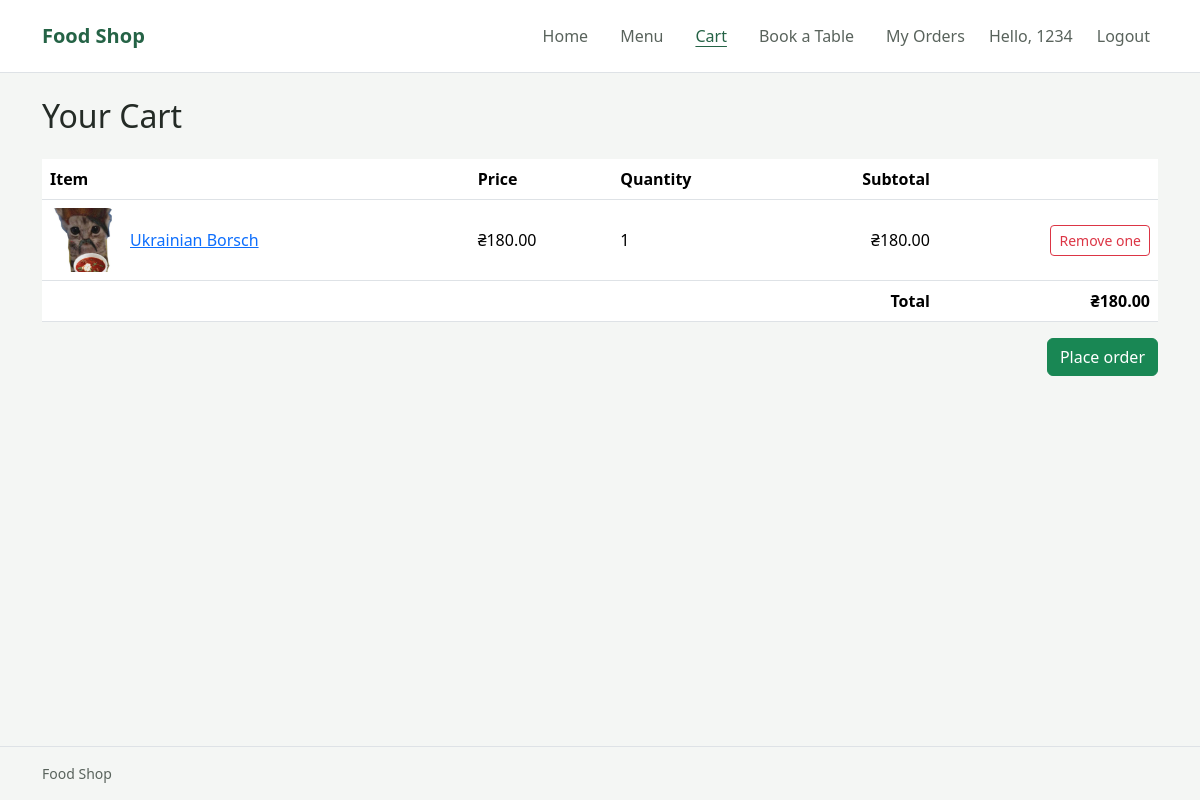
/orders (signed in), run on the app's committed database.
### database.py (models this page shows)
class Base(DeclarativeBase):
    pass

class Users(Base):
    __tablename__ = "users"
    orders: Mapped[list["Orders"]] = relationship("Orders", back_populates="user")
    customer_orders: Mapped[list["CustomerOrder"]] = relationship(
        "CustomerOrder", back_populates="user"
    )
    reservations: Mapped[list["Reservation"]] = relationship(
        "Reservation", back_populates="user"
    )
    id: Mapped[int] = mapped_column(primary_key=True)
    username: Mapped[str] = mapped_column(String(100), unique=True)
    password: Mapped[str] = mapped_column(String(255))
    is_admin: Mapped[bool] = mapped_column(Boolean, default=False, nullable=False)

class Orders(Base):
    __tablename__ = "orders"
    id: Mapped[int] = mapped_column(primary_key=True)
    user_id: Mapped[int] = mapped_column(ForeignKey("users.id"))
    product_id: Mapped[int] = mapped_column(ForeignKey("products.id"))
    customer_order_id: Mapped[int | None] = mapped_column(
        ForeignKey("customer_orders.id"), nullable=True
    )
    quantity: Mapped[int] = mapped_column()
    user: Mapped["Users"] = relationship("Users", back_populates="orders")
    product: Mapped["Product"] = relationship("Product", back_populates="orders")
    customer_order: Mapped["CustomerOrder | None"] = relationship(
        "CustomerOrder", back_populates="items"
    )

class Product(Base):
    __tablename__ = "products"
    orders: Mapped[list["Orders"]] = relationship("Orders", back_populates="product")
    id: Mapped[int] = mapped_column(primary_key=True)
    name: Mapped[str] = mapped_column(String(100))
    price: Mapped[Decimal] = mapped_column(Numeric(10, 2))
    category: Mapped[str] = mapped_column(String(100))
    description: Mapped[str] = mapped_column(String(500), default="")
    image: Mapped[str] = mapped_column(String(100), default="")
    available: Mapped[bool] = mapped_column(Boolean, default=True, nullable=False)

### main.py (the view)
@app.route('/orders')
def orders():
    if g.user is None:
        flash('Please log in to view your cart.', 'warning')
        return redirect(url_for('login'))
    with SessionLocal() as db:
        cart_items = db.scalars(
            select(Orders)
            .options(selectinload(Orders.product))
            .where(
                Orders.user_id == g.user.id,
                Orders.customer_order_id.is_(None),
            )
            .order_by(Orders.id)
        ).all()
        total = sum(
            (item.product.price * item.quantity for item in cart_items),
            start=0,
        )
        cart_summary = [
            {
                'product': item.product.name,
                'quantity': item.quantity,
                'subtotal': str(item.product.price * item.quantity),
            }
            for item in cart_items
        ]
        app.logger.info('Cart contents: %s | total=%s', cart_summary, total)
    return render_template('cart.html', cart_items=cart_items, total=total)

### main.py (called while the page is built, shortened)
def csrf_token():
    if 'csrf_token' not in session:
        session['csrf_token'] = secrets.token_hex(32)
    return session['csrf_token']

@app.before_request
def load_user_and_validate_csrf():
    g.user = None
    user_id = session.get('user_id')
    if user_id is not None:
        with SessionLocal() as db:
            g.user = db.get(Users, user_id)
        if g.user is None:
            session.clear()

### templates/cart.html (shortened to what this page needs)
{% extends "base.html" %}
{% block content %}
<h1 class="mb-4">Your Cart</h1>
{% if cart_items %}
<div class="table-responsive">
	<table class="table align-middle">
		<thead>
			<tr>
				<th scope="col">Item</th>
				<th scope="col">Price</th>
				<th scope="col">Quantity</th>
				<th scope="col" class="text-end">Subtotal</th>
				<th scope="col"><span class="visually-hidden">Actions</span></th>
			</tr>
		</thead>
		<tbody>
			{% for item in cart_items %}
			<tr>
				<td>
					<div class="d-flex align-items-center gap-3">
						{% if item.product.image %}
						<img src="{{ url_for('static', filename=item.product.image) }}" alt="" width="64" height="64" class="rounded object-fit-cover">
						{% endif %}
						<a href="{{ url_for('position', name=item.product.name) }}">{{ item.product.name }}</a>
					</div>
				</td>
				<td>₴{{ "%.2f"|format(item.product.price) }}</td>
				<td>{{ item.quantity }}</td>
				<td class="text-end">₴{{ "%.2f"|format(item.product.price * item.quantity) }}</td>
				<td class="text-end">
					<form action="{{ url_for('remove_from_cart', order_id=item.id) }}" method="post">
						<button class="btn btn-outline-danger btn-sm" type="submit">Remove one</button>
					</form>
				</td>
			</tr>
			{% endfor %}
		</tbody>
		<tfoot>
			<tr>
				<th colspan="4" class="text-end">Total</th>
				<th class="text-end">₴{{ "%.2f"|format(total) }}</th>
			</tr>
		</tfoot>
	</table>
</div>
<div class="d-flex justify-content-end">
	<a class="btn btn-success" href="{{ url_for('create_order') }}">Place order</a>
</div>
{% else %}
<p class="text-secondary">Your cart is empty. <a href="{{ url_for('menu') }}">Browse the menu</a> to add something delicious.</p>
{% endif %}
{% endblock %}

### templates/base.html (shortened to what this page needs)
<!DOCTYPE html>
<html lang="en">
<head>
	<link href="https://cdn.jsdelivr.net/npm/bootstrap@5.3.8/dist/css/bootstrap.min.css" rel="stylesheet">
</head>
<body class="d-flex flex-column min-vh-100">
	<header class="site-header border-bottom">
		<nav class="navbar navbar-expand-lg py-2 py-lg-3" aria-label="Main navigation">
			<div class="container">
				<a class="navbar-brand fw-bold" href="{{ url_for('index') }}">Food Shop</a>
				<div class="collapse navbar-collapse" id="mainNavigation">
					<ul class="navbar-nav ms-auto gap-lg-3">
						<li class="nav-item"><a class="nav-link{% if request.endpoint == 'index' %} active{% endif %}" href="{{ url_for('index') }}"{% if request.endpoint == 'index' %} aria-current="page"{% endif %}>Home</a></li>
						<li class="nav-item"><a class="nav-link{% if request.endpoint == 'menu' %} active{% endif %}" href="{{ url_for('menu') }}"{% if request.endpoint == 'menu' %} aria-current="page"{% endif %}>Menu</a></li>
						<li class="nav-item"><a class="nav-link{% if request.endpoint == 'orders' %} active{% endif %}" href="{{ url_for('orders') }}"{% if request.endpoint == 'orders' %} aria-current="page"{% endif %}>Cart</a></li>
						{% if g.user %}
						<li class="nav-item"><a class="nav-link{% if request.endpoint == 'reservations' %} active{% endif %}" href="{{ url_for('reservations') }}"{% if request.endpoint == 'reservations' %} aria-current="page"{% endif %}>Book a Table</a></li>
						<li class="nav-item"><a class="nav-link" href="{{ url_for('my_orders') }}">My Orders</a></li>
						<li class="nav-item"><span class="navbar-text d-block">Hello, {{ g.user.username }}</span></li>
						<li class="nav-item">
							<form action="{{ url_for('logout') }}" method="post">
								<button class="nav-link" type="submit">Logout</button>
							</form>
						</li>
						{% endif %}
					</ul>
				</div>
			</div>
		</nav>
	</header>
	<main class="container flex-grow-1 py-3 py-md-4">
		{% block content %}{% endblock %}
	</main>
	<footer class="site-footer border-top py-3">
		<div class="container">
			<p class="mb-0">Food Shop</p>
		</div>
	</footer>
</body>
</html>

### templates/base.html (style rules this page uses)
:root { --background: #f4f6f4; --surface: #ffffff; --text: #242b26; --muted: #59635c; --accent: #256346; --border: #dce3dd; }
body { background: var(--background); color: var(--text); font-family: "Segoe UI", sans-serif; }
.site-header { background: var(--surface); }
.navbar { --bs-navbar-color: var(--muted); --bs-navbar-hover-color: var(--accent); --bs-navbar-active-color: var(--accent); --bs-navbar-brand-color: var(--accent); --bs-navbar-brand-hover-color: var(--accent); }
.nav-link:hover, .nav-link.active { text-decoration: underline; text-underline-offset: 0.25rem; }
main { overflow-wrap: anywhere; }
h1 { margin-top: 0; font-size: 2rem; }
.site-footer { color: var(--muted); font-size: 0.875rem; }

### data on the page
Users: user.username "1234"
Orders: image (picture), product.name "Ukrainian Borsch", quantity "1"
Product: product.price "180.00", item.product.price*item.quantity "180.00"

### other printed values
{{ "%.2f"|format(total) }} "180.00"
